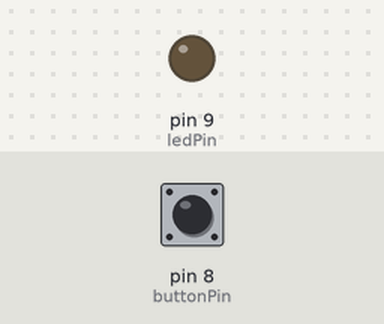
Recording of a sketch running on a simulated Arduino Uno, built with avr-gcc and run on an emulated ATmega328P. On the bench: output pins drawn as LEDs (lit = HIGH). Dashed ring = blinking. The inputs (shaded band) are chosen by the test bench; at power-on: pin 8 (buttonPin) HIGH.

Above: at 1.2 s.
1.3 s: pin 8 (buttonPin) pulled LOW for 0.15 s
At 2.2 s:
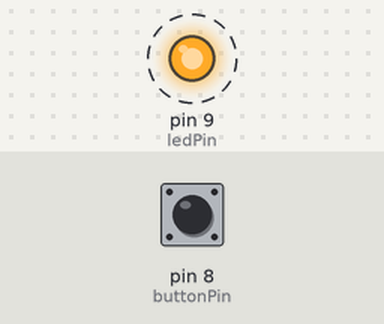
Timing chart, 0 to 10.4 s (numbered marks = the images above; inputs shaded):
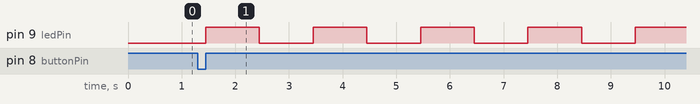

The sketch:

Lee_HW1.ino
```cpp
//Aaron Lee
//HW 1: Your assignment is make a button that will change between two LED states on a single button press. However, both of your LED states must be different blinking patterns.

int ledPin = 9 ;
int buttonPin = 8 ;
unsigned long lastBlinkTime = 0 ;
int waitTimeMode1 = 1000 ;
int waitTimeMode2 = 100 ;
bool ledState = false ;
bool buttonPush = true ;
int buttonStart = 0 ;
int holder = 0 ;

void setup() {

  Serial.begin(9600) ;
  pinMode(ledPin, OUTPUT) ;
  pinMode(buttonPin, INPUT_PULLUP) ;

}

void loop() {
  if(buttonStart == 0) {
    if(digitalRead(buttonPin) == 0) {
      buttonStart = 1 ;
    }
  }
  if(buttonStart == 1) {
    if (digitalRead(buttonPin) == HIGH) {
        holder = 1 ;
        unsigned long currentTime = millis() ;
        if (buttonPush == true) {
          if(currentTime - lastBlinkTime > waitTimeMode1) {
            ledState = !ledState ;
            lastBlinkTime = millis() ;
          }
        } else if(buttonPush == false) {

          if(currentTime - lastBlinkTime > waitTimeMode2) {
            ledState = !ledState ;
            lastBlinkTime = millis() ;
          }
        }
    } else if (digitalRead(buttonPin) == LOW) {
        if(holder == 1) {
          buttonPush = !buttonPush ;
          holder = 0 ;
        }
    }
  }

  if(ledState) {
    digitalWrite(ledPin, HIGH) ;
  }
  else {
     digitalWrite(ledPin, LOW) ;
  }

}
```

Measured:
- after the input at 1.3 s, pin 9 (ledPin): alternates HIGH for 1.0 s and LOW for 1.0 s, starting after 0.15 s
